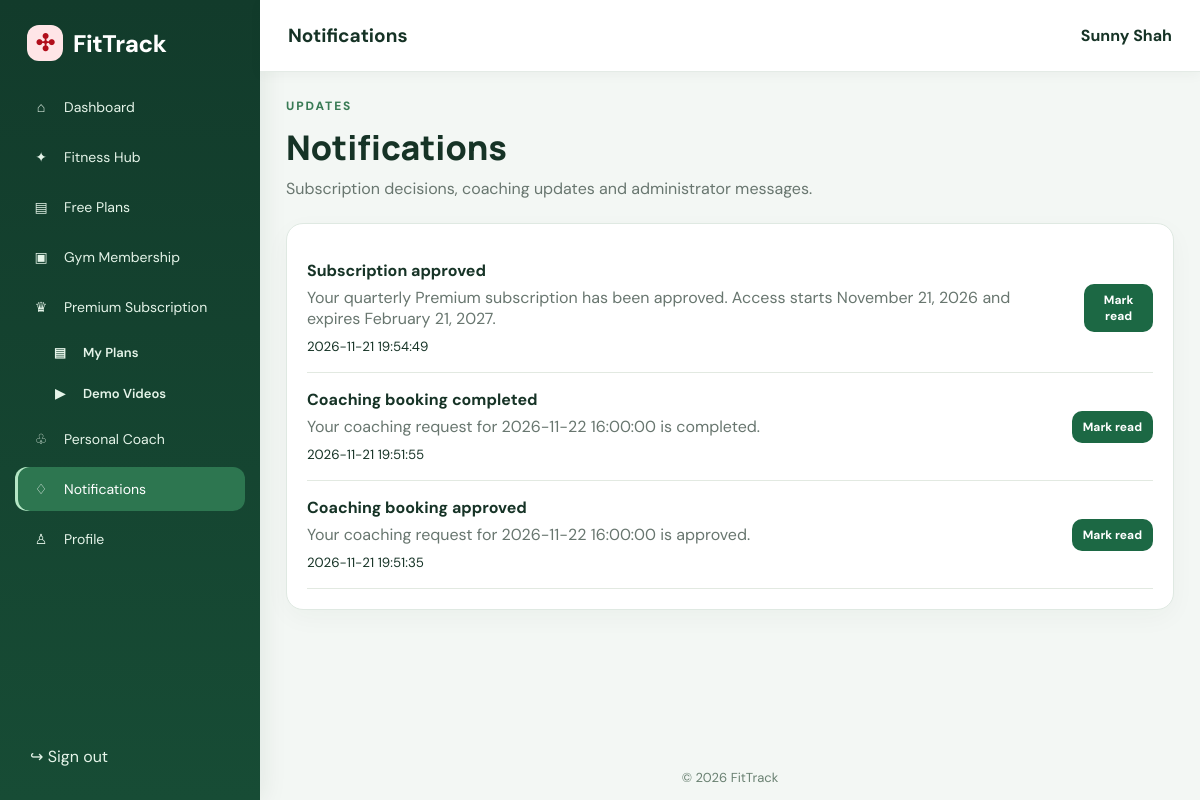
Screenshot of /notifications.php (signed in) with the database file from the repository.
### tables this page shows
CREATE TABLE `notifications` (
  `id` bigint(20) UNSIGNED NOT NULL,
  `user_id` bigint(20) UNSIGNED NOT NULL,
  `title` varchar(160) NOT NULL,
  `message` text NOT NULL,
  `is_read` tinyint(1) NOT NULL DEFAULT 0,
  `created_at` timestamp NOT NULL DEFAULT current_timestamp()
);

### includes/init.php (called while the page is built, shortened)
<?php
function e(mixed $value): string
{
    return htmlspecialchars((string) $value, ENT_QUOTES, 'UTF-8');
}

### notifications.php (the view)
<?php
require_once __DIR__.'/includes/auth.php';requireLogin(); requireGymMembership();$uid=(int)$_SESSION['user_id'];if($_SERVER['REQUEST_METHOD']==='POST'){verifyCsrf();$id=(int)($_POST['id']??0);$q=$pdo->prepare('UPDATE notifications SET is_read=1 WHERE id=? AND user_id=?');$q->execute([$id,$uid]);redirect('notifications.php');}$q=$pdo->prepare('SELECT * FROM notifications WHERE user_id=? ORDER BY created_at DESC LIMIT 100');$q->execute([$uid]);$rows=$q->fetchAll();$pageTitle='Notifications';require __DIR__.'/includes/header.php';?>
<section class="page-heading"><div><p class="eyebrow">UPDATES</p><h1>Notifications</h1><p>Subscription decisions, coaching updates and administrator messages.</p></div></section><section class="panel"><?php if(!$rows):?><p>You have no notifications.</p><?php endif;?><?php foreach($rows as $n):?><article class="notification-row"><div><strong><?=e($n['title'])?></strong><p><?=nl2br(e($n['message']))?></p><small><?=e($n['created_at'])?></small></div><?php if(!$n['is_read']):?><form method="post"><input type="hidden" name="csrf_token" value="<?=e(csrfToken())?>"><input type="hidden" name="id" value="<?=(int)$n['id']?>"><button class="button light btn-small">Mark read</button></form><?php endif;?></article><?php endforeach;?></section><?php require __DIR__.'/includes/footer.php';?>

### assets/css/style.css (style rules this page uses)
:root { --green: #12c115; --green-dark: #8f0b13; --ink: #171717; --muted: #737373; --line: #e5e5e5; --bg: #f7f7f7; --white: #fff; --red: #b42318; --shadow: 0 12px 32px #1717170a; }
* { box-sizing: border-box; }
body { margin: 0; background: var(--bg); color: var(--ink); font-family: 'DM Sans', Arial, sans-serif; }
button, input, select, textarea { font: inherit; }
.button { display: inline-flex; justify-content: center; align-items: center; gap: 8px; border: 0; border-radius: 10px; background: rgb(31, 190, 190); color: white; padding: 12px 17px; font-weight: 700; cursor: pointer; }
.button.light { background: #e8f7f1; color: var(--green); }
.eyebrow { font-size: 12px; letter-spacing: 1.5px; font-weight: 800; text-transform: uppercase; color: var(--green); margin: 0 0 13px; }
.role-card, .panel, .auth-card, .stat { background: #fff; border: 1px solid var(--line); border-radius: 17px; box-shadow: var(--shadow); }
.panel { padding: 20px; margin-bottom: 17px; min-width: 0; }
.btn-small { padding: 8px 11px; font-size: 12px; }
.page-heading { display: flex; align-items: center; justify-content: space-between; gap: 16px; margin: 0 0 22px; }
.page-heading h1 { font: 800 clamp(25px, 3vw, 34px)/1.2 Manrope, sans-serif; margin: 0 0 8px; }
.page-heading p:not(.eyebrow) { color: var(--muted); margin: 0; line-height: 1.6; }
:root { --green: #c1121f; --green-dark: #8f0b13; --ink: #171717; --muted: #737373; --line: #e5e5e5; --bg: #f7f7f7; }
.button.light, .btn-secondary { background: #ffe5e7; color: #a50d18; }
:root { --ft-green:#166534; --ft-green-dark:#123b2b; --ft-green-soft:#e7f5ec; --ft-border:#d7e8dc; }
body { --primary:var(--ft-green); }

### assets/css/style2.css (style rules this page uses)
:root { --ink:#17251f;--muted:#68766f;--green:#b9f36b;--deep:#12241d;--paper:#f6f8f4;--line:#e2e9e1 }
.eyebrow { font-size:12px;letter-spacing:.16em;font-weight:800;color:#628746 }
.notification-row { display:flex;justify-content:space-between;align-items:center;gap:18px;padding:16px 0;border-bottom:1px solid var(--line) }
.notification-row p { margin:6px 0;color:var(--muted) }
.button.light { background:#edf3e9;color:#234b32 }
:root { --ft-green:#166534; --ft-green-dark:#123b2b; --ft-green-soft:#e7f5ec; --ft-border:#d7e8dc; }
body { --primary:var(--ft-green); }
.ft-content .panel,.ft-content .stat-card,.ft-content .exercise-card,.ft-content .hub-card { border-color:#dfe9e2;box-shadow:0 8px 26px rgba(21,54,35,.035) }
.ft-content .btn,.ft-content .button { background:#1c6844;color:#fff;border-color:#1c6844 }
.ft-content .page-heading h1 { color:#163326 }
.ft-content .eyebrow { color:#397b55 }

### rows the page displays
notifications: title "Subscription approved", message "Your quarterly Premium subscription has been approved. Access starts November 21, 2026 and expires February 21, 2027.", created_at "2026-11-21 19:54:49"
notifications: title "Coaching booking completed", message "Your coaching request for 2026-11-22 16:00:00 is completed.", created_at "2026-11-21 19:51:55"
notifications: title "Coaching booking approved", message "Your coaching request for 2026-11-22 16:00:00 is approved.", created_at "2026-11-21 19:51:35"

### other values shown
$icon "⌂"
$label "Dashboard"
$icon "✦"
$label "Fitness Hub"
$icon "▤"
$label "Free Plans"
$icon "▣"
$label "Gym Membership"
$icon "♛"
$label "Premium Subscription"
$si "▤"
$sl "My Plans"
$si "▶"
$sl "Demo Videos"
$icon "♧"
